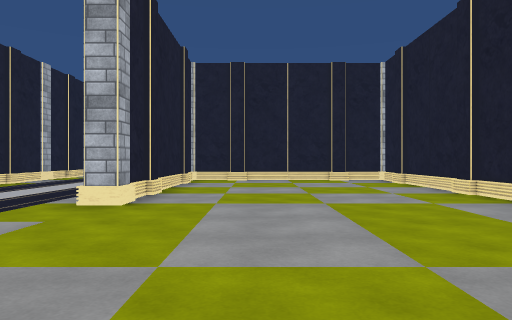
[1] (above)

22 first-person views from a walk through a Unity game level. The camera is 1.2 m above the floor, looks level and sees 70° across. The floor is counted in squares, 2 m on a side. Each view is taken from the middle of a square. On the plan, view 1 faces up. The plan holds only what a view shows up to about 10 squares ahead; the rest is blank. The place goes on beyond the plan. The player is left out. Door leaves are left out, so doorways stand open. Some surface patterns are stand-ins.

[2]
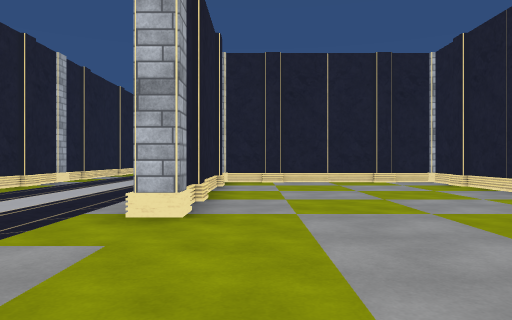

[3]
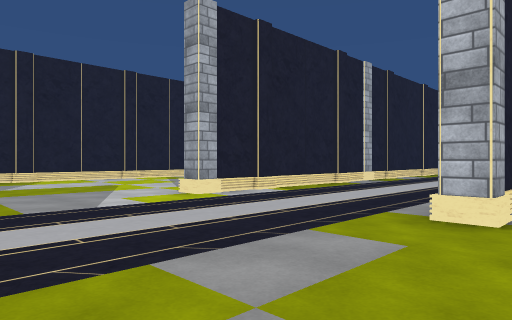

[4]
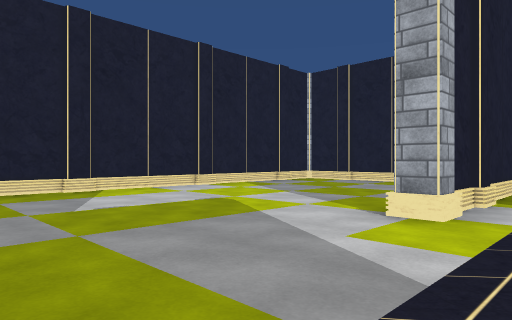

[5]
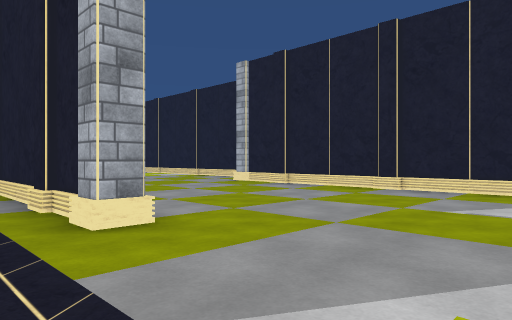

[6]
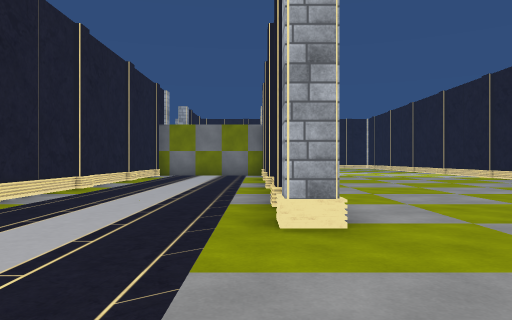

[7]
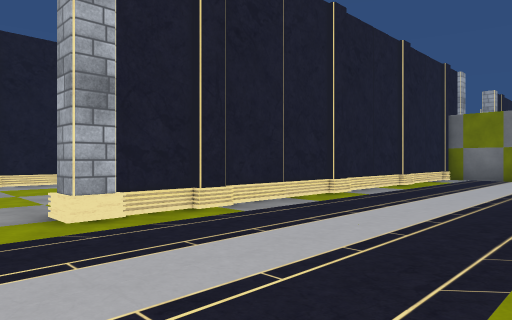

[8]
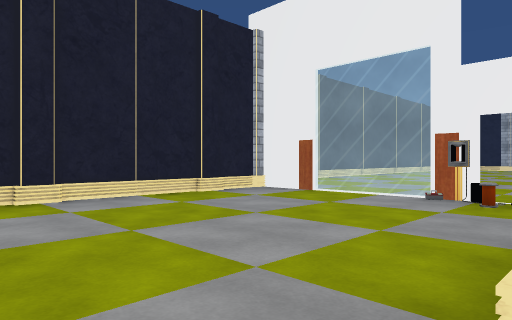

[9]
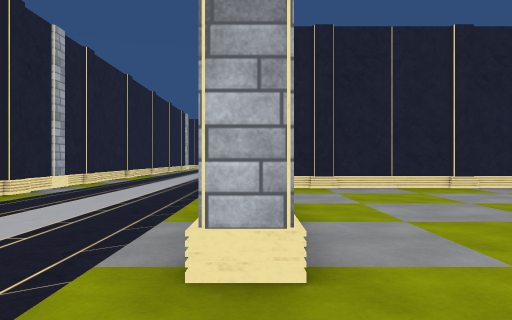

[10]
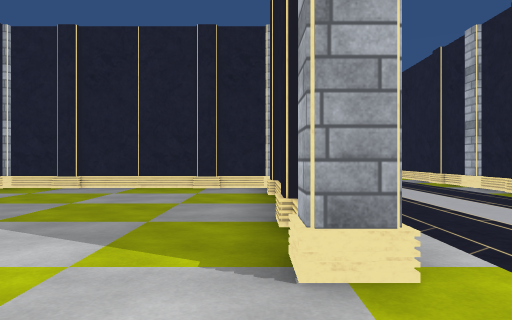

[11]
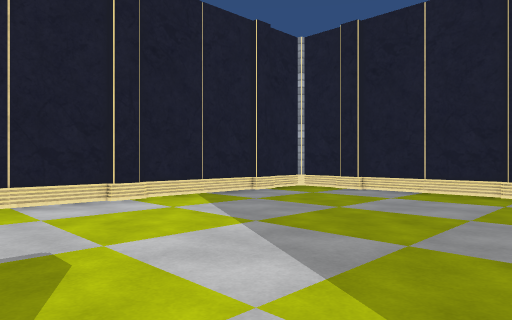

[12]
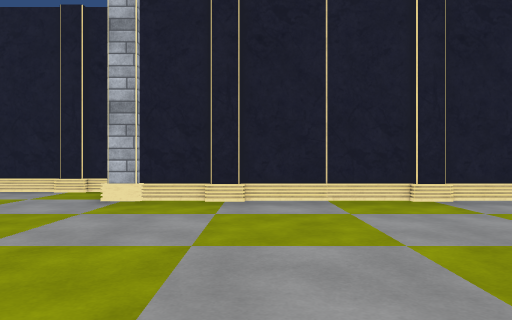

[13]
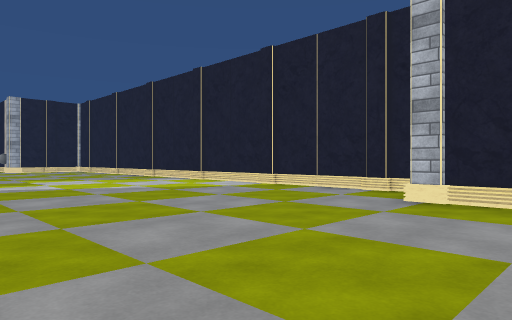

[14]
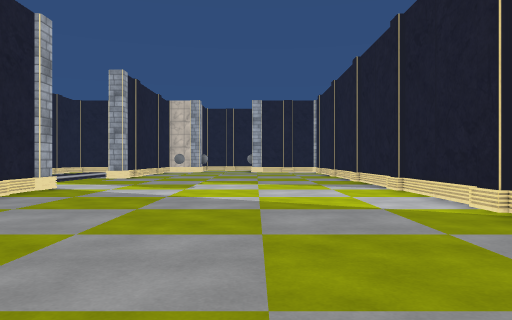

[15]
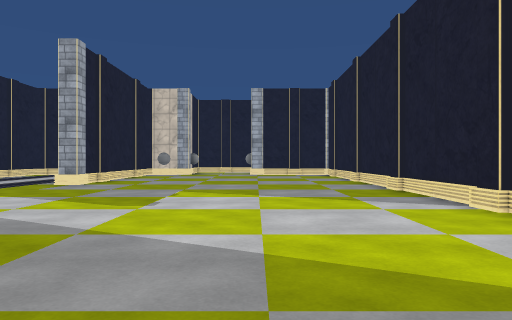

[16]
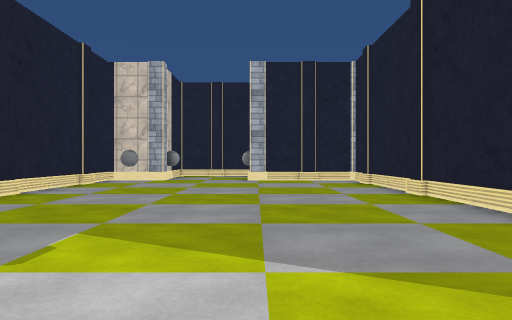

[17]
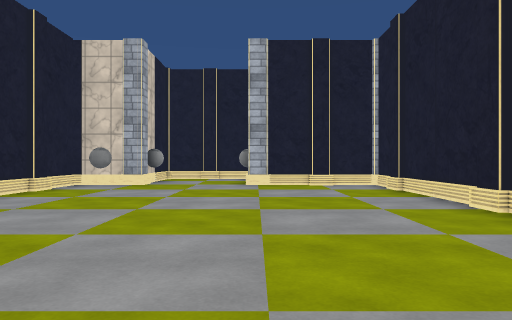

[18]
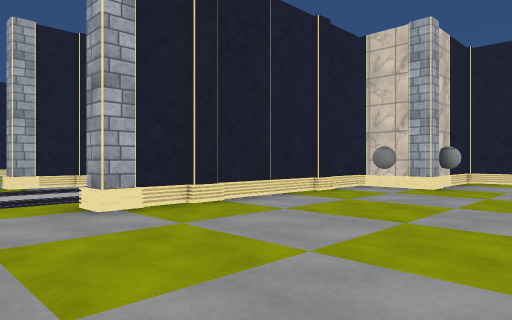

[19]
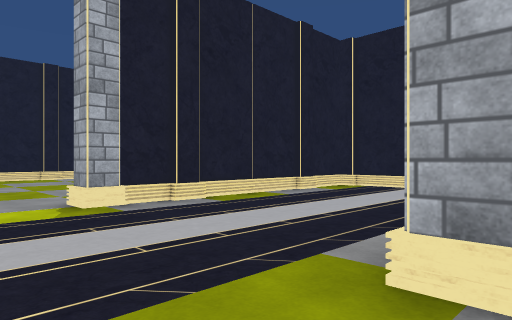

[20]
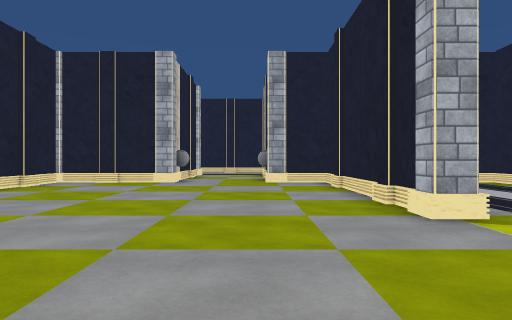

[21]
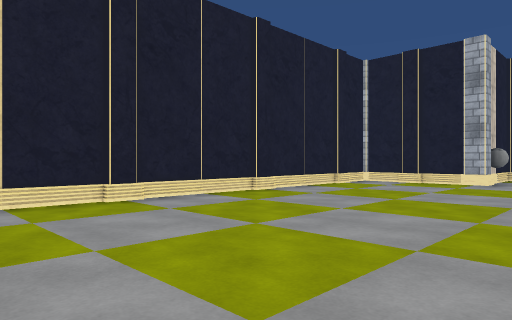

[22]
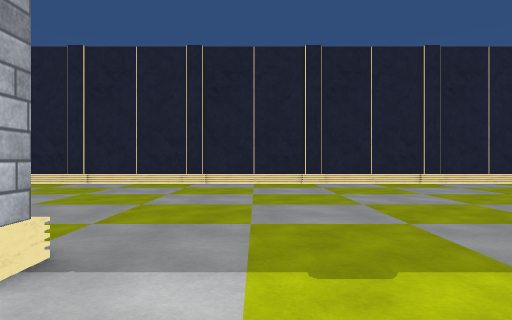

### Floor plan
Points are (right, up) in squares from view 1. A wall is a line through its corners. A room is listed if a view was taken in it or the views show most of it. See-through windows are left out.
Room 1 (views 1, 2, 3, 4, 5, 6, 7, 8, 9, 10, 11, 12, 13, 14, 15, 16, 17, 18, 19, 20, 21, 22)
walls: (-2.2, -8.4) (-2.2, 0.4); (-6.6, -10.5) (-6.6, -10); (-6.4, 0) (-6.4, -3.7); (2.3, -4) (3.5, -4); (3.8, -3.5) (3.8, 1); (-13.9, -4.7) (-13.9, -21.8) (-11.4, -21.8); (-1.9, -16.4) (-1.9, -21.7); (-6.1, 6.3) (-6.6, 6.3) (-6.6, 6.8); (3.8, 5.4) (3.8, 10.9) (-1.5, 10.9); (-6.6, 8.6) (-6.6, 9.8); (-6.4, -21.1) (-6.4, -21.8); (-6.6, -21.2) (-6.6, -16.4); (-6.1, 9.3) (-6.8, 9.3); (-2.2, 9.6) (-2.2, 12.9); (-3.8, -21.8) (-1.4, -21.8); (-2.2, -21.7) (-2.2, -16.4); (-1.9, 9.9) (-1.9, 5.5); (2.6, -21.8) (4.5, -21.8); (-7.5, 10.9) (-12.4, 10.9) (-12.4, -3.5); (5.3, -21.1) (5.3, -7.2); (-6.4, 12.8) (-6.4, 5.4); (-8.2, -24.5) (-8.2, -23.4)
low walls: (-2.3, -7.2) (-2.3, -6.6); (-2.3, -4.2) (-2.3, -3.6); (-2.3, -1.2) (-2.3, -0.6); (3.7, -2.7) (3.7, -2.1); (3.7, 0.3) (3.7, 0.9); (-2.3, -17.5) (-2.3, -17); (-2.3, -20.5) (-2.3, -20); (3.7, -21.7) (4.2, -21.7); (-12.8, -21.7) (-12.3, -21.7)
objects: pillar (-13, -4); other object (-11, -23); pillar (-11, -22); ball (-8, -23); pillar (-8, -22); ball (-7, -22); pillar (-7, 1) to (-6, 1); pillar (-7, 11); pillar (-6, -16); pillar (-6, -11); pillar (-6, 5); pillar (-2, -16); pillar (-2, -11); pillar (-2, 1); pillar (-2, 5); pillar (-2, 11); pillar (-1, -22); other object (0, -4); ball (2, -23); pillar (2, -22); pillar (4, -4); pillar (5, -22) to (6, -22)

Where each view was taken, in squares from view 1:
view 1: 0 up, 0 right, facing up
view 2: 1 up, 1 left, facing up
view 3: 1 up, 1 left, facing up-left
view 4: 1 up, 5 left, facing up-left
view 5: 4 up, 5 left, facing down-left
view 6: 4 up, 6 left, facing down
view 7: 2 up, 6 left, facing down-right
view 8: 2 up, 2 left, facing down-right
view 9: 3 up, 2 left, facing up
view 10: 3 up, 7 left, facing up
view 11: 4 up, 7 left, facing up-left
view 12: 2 down, 7 left, facing left
view 13: 2 down, 7 left, facing down-left
view 14: 4 down, 11 left, facing down
view 15: 7 down, 11 left, facing down
view 16: 11 down, 11 left, facing down
view 17: 13 down, 11 left, facing down
view 18: 14 down, 11 left, facing down-right
view 19: 14 down, 7 left, facing down-right
view 20: 12 down, 0 right, facing down
view 21: 12 down, 0 right, facing down-right
view 22: 13 down, 4 left, facing right
